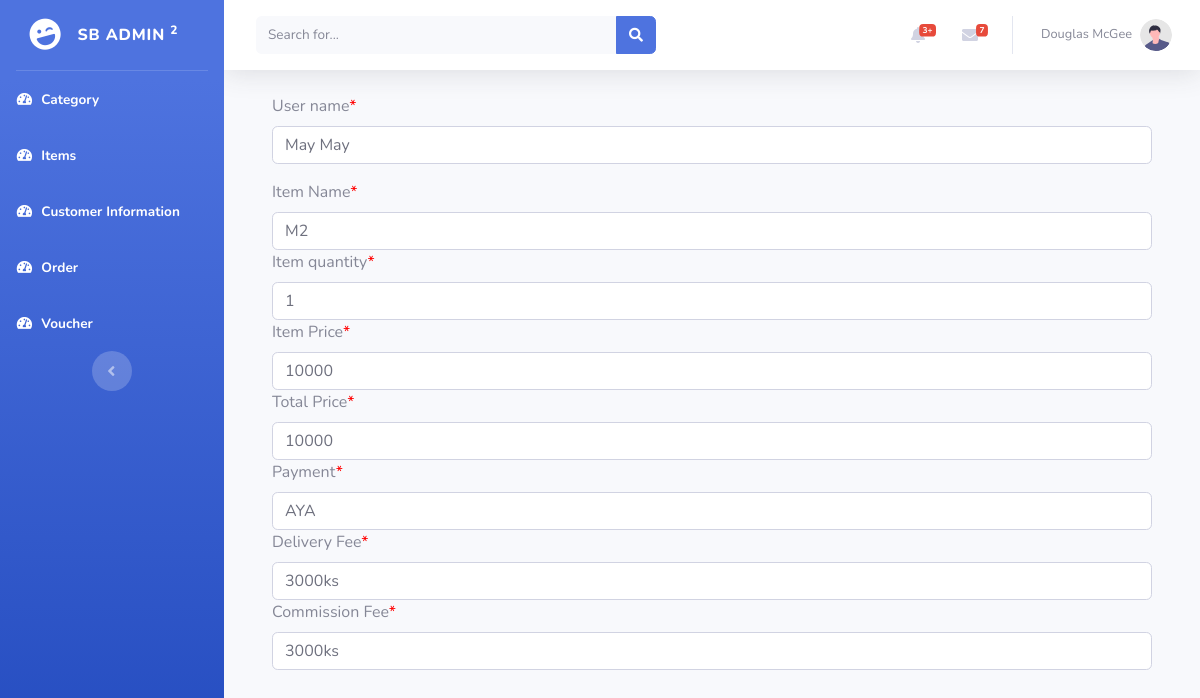
The page /backend/voucherview.php?id=6 on the database its author committed.
### tables this page shows
CREATE TABLE `voucher` (
  `id` int(11) NOT NULL,
  `userid` varchar(255) NOT NULL,
  `itemid` varchar(255) NOT NULL,
  `itemqty` varchar(255) NOT NULL,
  `itemprice` varchar(255) NOT NULL,
  `total` varchar(255) NOT NULL,
  `payment` varchar(255) NOT NULL,
  `deli` varchar(255) NOT NULL,
  `commission` varchar(255) NOT NULL
);

CREATE TABLE `register` (
  `id` int(11) NOT NULL,
  `firstname` varchar(255) NOT NULL,
  `lastname` varchar(255) NOT NULL,
  `gender` varchar(255) NOT NULL,
  `address` varchar(255) NOT NULL,
  `email` varchar(255) NOT NULL,
  `password` varchar(255) NOT NULL
);

### backend/include/dbconn.php (called while the page is built, shortened)
<?php
class Database
{
	private static $dbHost='localhost';
	private static $dbName='purchasersystem';
	private static $dbUserName='root';
	private static $dbPassword='';
	private static $cont=null;
	public static function connect(){
	if (null== self::$cont) {
		try{
			self::$cont=new PDO("mysql:host=".self::$dbHost.";"."dbname=".self::$dbName,self::$dbUserName,self::$dbPassword);
		}
		catch (PDOException $e){
			die($e->getMessage());
		}
	}
	return self::$cont;
}
}
?>

### backend/model/voucher.php (called while the page is built, shortened)
<?php
include_once('include/dbconn.php');
class Voucher{
public function view($voucherid){
     $this->pdo = Database::connect();
        $this->pdo->setAttribute(PDO::ATTR_ERRMODE,PDO::ERRMODE_EXCEPTION);
        $sql="select voucher.*,register.firstname as fname,register.id as rid,register.lastname as lname from voucher inner join register on voucher.id=:id AND voucher.userid=register.id";
        $stmt=$this->pdo->prepare($sql);
         $stmt->bindParam(':id',$voucherid);
        $stmt->execute();
        $results = $stmt -> fetchAll(PDO::FETCH_ASSOC);
            return $results;
}
}
?>

### backend/controller/vouchercontroller.php (called while the page is built, shortened)
<?php
    include_once("model/voucher.php");
    class VoucherController extends Voucher{
        public function viewVoucher($voucherid){
        	return $this->view($voucherid);
        }
    }
?>

### backend/voucherview.php (the view, shortened to what this page needs)
<?php
$voucherid=$_GET['id'];
include_once("controller/vouchercontroller.php");
$ordercontrol=new VoucherController();
$results=$ordercontrol->viewVoucher($voucherid);
?>
 <!DOCTYPE html>
<html lang="en">
<head>
    <link href="https://cdnjs.cloudflare.com/ajax/libs/font-awesome/5.15.1/css/all.min.css" rel="stylesheet" type="text/css">
    <link href="css/sb-admin-2.min.css" rel="stylesheet">
</head>
<body id="page-top">
    <div id="wrapper">
        <ul class="navbar-nav bg-gradient-primary sidebar sidebar-dark accordion" id="accordionSidebar">
            <a class="sidebar-brand d-flex align-items-center justify-content-center" href="create_cat.php">
                <div class="sidebar-brand-icon rotate-n-15">
                    <i class="fas fa-laugh-wink"></i>
                </div>
                <div class="sidebar-brand-text mx-3">SB Admin <sup>2</sup></div>
            </a>
            <hr class="sidebar-divider my-0">
             <li class="nav-item active">
                <a class="nav-link" href="catindex.php">
                    <i class="fas fa-fw fa-tachometer-alt"></i>
                    <span>Category</span></a>
            </li>
            <li class="nav-item active">
                <a class="nav-link" href="itemindex.php">
                    <i class="fas fa-fw fa-tachometer-alt"></i>
                    <span>Items</span></a>
            </li>
            <li class="nav-item active">
                <a class="nav-link" href="customerindex.php">
                    <i class="fas fa-fw fa-tachometer-alt"></i>
                    <span>Customer Information</span></a>
            </li>
            <li class="nav-item active">
                <a class="nav-link" href="orderindex.php">
                    <i class="fas fa-fw fa-tachometer-alt"></i>
                    <span>Order</span></a>
            </li>
            <li class="nav-item active">
                <a class="nav-link" href="voucherindex.php">
                    <i class="fas fa-fw fa-tachometer-alt"></i>
                    <span>Voucher</span></a>
            </li>
            <div class="text-center d-none d-md-inline">
                <button class="rounded-circle border-0" id="sidebarToggle"></button>
            </div>
        </ul>
        <div id="content-wrapper" class="d-flex flex-column">
            <div id="content">
                <nav class="navbar navbar-expand navbar-light bg-white topbar mb-4 static-top shadow">
                    <form
                        class="d-none d-sm-inline-block form-inline mr-auto ml-md-3 my-2 my-md-0 mw-100 navbar-search">
                        <div class="input-group">
                            <input type="text" class="form-control bg-light border-0 small" placeholder="Search for..."
                                aria-label="Search" aria-describedby="basic-addon2">
                            <div class="input-group-append">
                                <button class="btn btn-primary" type="button">
                                    <i class="fas fa-search fa-sm"></i>
                                </button>
                            </div>
                        </div>
                    </form>
                    <ul class="navbar-nav ml-auto">
                        <li class="nav-item dropdown no-arrow mx-1">
                            <a class="nav-link dropdown-toggle" href="#" id="alertsDropdown" role="button"
                                data-toggle="dropdown" aria-haspopup="true" aria-expanded="false">
                                <i class="fas fa-bell fa-fw"></i>
                                <span class="badge badge-danger badge-counter">3+</span>
                            </a>
                        </li>
                        <li class="nav-item dropdown no-arrow mx-1">
                            <a class="nav-link dropdown-toggle" href="#" id="messagesDropdown" role="button"
                                data-toggle="dropdown" aria-haspopup="true" aria-expanded="false">
                                <i class="fas fa-envelope fa-fw"></i>
                                <span class="badge badge-danger badge-counter">7</span>
                            </a>
                        </li>
                        <li class="nav-item dropdown no-arrow">
                            <a class="nav-link dropdown-toggle" href="#" id="userDropdown" role="button"
                                data-toggle="dropdown" aria-haspopup="true" aria-expanded="false">
                                <span class="mr-2 d-none d-lg-inline text-gray-600 small">Douglas McGee</span>
                                <img class="img-profile rounded-circle"
                                    src="img/undraw_profile.svg">
                            </a>
                        </li>
                    </ul>
                </nav>
<div class="container-fluid">
<div class="container-fluid">
<?php foreach ($results as $result) {
?>
 <div class="row">
        <div class="col-md-12" >
            <label>User name<span style="color: red;">*</span></label>
                <input type="text" name="input4" class="form-control" placeholder="Enter Your Address" style="width:100%;"  value=<?php echo $result['fname'];?>&nbsp;<?php echo $result['lname'];?>>
            </div>
        </div>
    <div class="row pt-3">
        <div class="col-md-12">
            <label>Item Name<span style="color: red;">*</span></label>
                <input type="text" name="input1" class="form-control" placeholder="Enter Your First Name" style="width:100%;" value=<?php echo $result['itemid'];?> >
        </div>
     </div>
    <div class="row">
        <div class="col-md-12" >
            <label>Item quantity<span style="color: red;">*</span></label>
                <input type="text" name="input4" class="form-control" placeholder="Enter Your Address" style="width:100%;"  value=<?php echo $result['itemqty'];?>>
            </div>
        </div>
    <div class="row">
        <div class="col-md-12">
            <label>Item Price<span style="color: red;">*</span></label>
                <input type="text" name="input5" class="form-control" placeholder="Enter Your Email or Phone" style="width:100%;"  value=<?php echo $result['itemprice'];?> >
            </div>
        </div>
        <div class="row">
        <div class="col-md-12">
            <label>Total Price<span style="color: red;">*</span></label>
                <input type="text" name="input6" class="form-control" placeholder="Enter Your Password" style="width:100%;"  value=<?php echo $result['total'];?> >
            </div>
        </div>
    <div class="row">
    <div class="col-md-12">
            <label>Payment<span style="color: red;">*</span></label>
                <input type="text" name="input6" class="form-control" placeholder="Enter Your Password" style="width:100%;"  value=<?php echo $result['payment'];?> >
            </div>
        </div>
        <div class="row">
    <div class="col-md-12">
            <label>Delivery Fee<span style="color: red;">*</span></label>
                <input type="text" name="input6" class="form-control" placeholder="Enter Your Password" style="width:100%;"  value=<?php echo $result['deli'];?> >
            </div>
        </div>
        <div class="row">
    <div class="col-md-12">
            <label>Commission Fee<span style="color: red;">*</span></label>
                <input type="text" name="input6" class="form-control" placeholder="Enter Your Password" style="width:100%;"  value=<?php echo $result['commission'];?> >
            </div>
        </div>
    <?php
    } ?>
</div>
    </div>
</div>
</div>
</div>
</body>
</html>

### rows shown on the page
voucher: input4 "May May", input1 "M2", input4 "1", input5 "10000", input6 "10000", input6 "AYA", input6 "3000ks"
